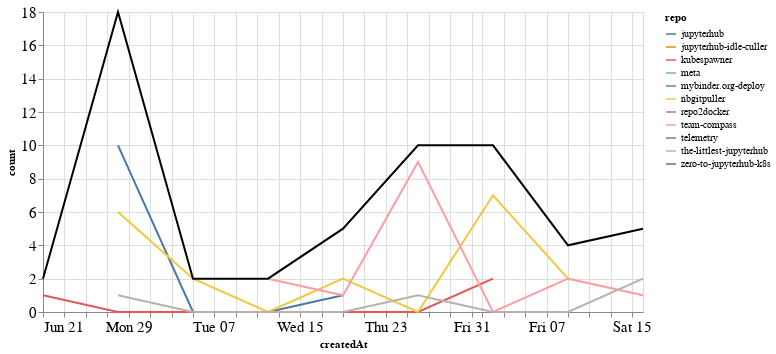

Source (notebook cell):
### Markdown cell above
## Comments

### Code cell
comments_time = comments.groupby('repo').resample('W', on='createdAt').count()['author'].reset_index()
comments_time = comments_time.rename(columns={'author': 'count'})
comments_time_total = comments_time.groupby('createdAt').agg({"count": "sum"}).reset_index()
ch1 = alt.Chart(comments_time, width=600).mark_line().encode(
    x='createdAt',
    y='count',
    color='repo',
    tooltip="repo"
)

ch2 = alt.Chart(comments_time_total, width=600).mark_line(color="black").encode(
    x='createdAt',
    y='count',
)

ch1 + ch2

### Figure 1 — Vega-Lite specification as saved in the notebook (floating-point values rounded to 4 significant figures)
{"config": {"axisLeft": {"labelFontSize": 15}, "axisBottom": {"labelFontSize": 15}}, "layer": [{"data": {"name": "data-87a8564bd90184ad21d4c792d135851f"}, "mark": "line", "encoding": {"color": {"type": "nominal", "field": "repo"}, "tooltip": {"type": "nominal", "field": "repo"}, "x": {"type": "temporal", "field": "createdAt"}, "y": {"type": "quantitative", "field": "count"}}, "width": 600}, {"data": {"name": "data-8785ea8f54bf3e76167a539737b92547"}, "mark": {"type": "line", "color": "black"}, "encoding": {"x": {"type": "temporal", "field": "createdAt"}, "y": {"type": "quantitative", "field": "count"}}, "width": 600}], "$schema": "https://vega.github.io/schema/vega-lite/v4.8.1.json", "datasets": {"data-87a8564bd90184ad21d4c792d135851f": [{"repo": "jupyterhub", "createdAt": "2020-06-28T00:00:00", "count": 10}, {"repo": "jupyterhub", "createdAt": "2020-07-05T00:00:00", "count": 0}, {"repo": "jupyterhub", "createdAt": "2020-07-12T00:00:00", "count": 0}, {"repo": "jupyterhub", "createdAt": "2020-07-19T00:00:00", "count": 1}, {"repo": "jupyterhub-idle-culler", "createdAt": "2020-08-16T00:00:00", "count": 1}, {"repo": "kubespawner", "createdAt": "2020-06-21T00:00:00", "count": 1}, {"repo": "kubespawner", "createdAt": "2020-06-28T00:00:00", "count": 0}, {"repo": "kubespawner", "createdAt": "2020-07-05T00:00:00", "count": 0}, {"repo": "kubespawner", "createdAt": "2020-07-12T00:00:00", "count": 0}, {"repo": "kubespawner", "createdAt": "2020-07-19T00:00:00", "count": 0}, {"repo": "kubespawner", "createdAt": "2020-07-26T00:00:00", "count": 0}, {"repo": "kubespawner", "createdAt": "2020-08-02T00:00:00", "count": 2}, {"repo": "meta", "createdAt": "2020-06-28T00:00:00", "count": 1}, {"repo": "mybinder.org-deploy", "createdAt": "2020-06-21T00:00:00", "count": 1}, {"repo": "nbgitpuller", "createdAt": "2020-06-28T00:00:00", "count": 6}, {"repo": "nbgitpuller", "createdAt": "2020-07-05T00:00:00", "count": 2}, {"repo": "nbgitpuller", "createdAt": "2020-07-12T00:00:00", "count": 0}, {"repo": "nbgitpuller", "createdAt": "2020-07-19T00:00:00", "count": 2}, {"repo": "nbgitpuller", "createdAt": "2020-07-26T00:00:00", "count": 0}, {"repo": "nbgitpuller", "createdAt": "2020-08-02T00:00:00", "count": 7}, {"repo": "nbgitpuller", "createdAt": "2020-08-09T00:00:00", "count": 2}, {"repo": "repo2docker", "createdAt": "2020-07-19T00:00:00", "count": 1}, {"repo": "team-compass", "createdAt": "2020-07-12T00:00:00", "count": 2}, {"repo": "team-compass", "createdAt": "2020-07-19T00:00:00", "count": 1}, {"repo": "team-compass", "createdAt": "2020-07-26T00:00:00", "count": 9}, {"repo": "team-compass", "createdAt": "2020-08-02T00:00:00", "count": 0}, {"repo": "team-compass", "createdAt": "2020-08-09T00:00:00", "count": 2}, {"repo": "team-compass", "createdAt": "2020-08-16T00:00:00", "count": 1}, {"repo": "telemetry", "createdAt": "2020-08-16T00:00:00", "count": 1}, {"repo": "the-littlest-jupyterhub", "createdAt": "2020-06-28T00:00:00", "count": 1}, {"repo": "the-littlest-jupyterhub", "createdAt": "2020-07-05T00:00:00", "count": 0}, {"repo": "the-littlest-jupyterhub", "createdAt": "2020-07-12T00:00:00", "count": 0}, {"repo": "the-littlest-jupyterhub", "createdAt": "2020-07-19T00:00:00", "count": 0}, {"repo": "the-littlest-jupyterhub", "createdAt": "2020-07-26T00:00:00", "count": 1}, {"repo": "the-littlest-jupyterhub", "createdAt": "2020-08-02T00:00:00", "count": 0}, {"repo": "the-littlest-jupyterhub", "createdAt": "2020-08-09T00:00:00", "count": 0}, {"repo": "the-littlest-jupyterhub", "createdAt": "2020-08-16T00:00:00", "count": 2}, {"repo": "zero-to-jupyterhub-k8s", "createdAt": "2020-08-02T00:00:00", "count": 1}], "data-8785ea8f54bf3e76167a539737b92547": [{"createdAt": "2020-06-21T00:00:00", "count": 2}, {"createdAt": "2020-06-28T00:00:00", "count": 18}, {"createdAt": "2020-07-05T00:00:00", "count": 2}, {"createdAt": "2020-07-12T00:00:00", "count": 2}, {"createdAt": "2020-07-19T00:00:00", "count": 5}, {"createdAt": "2020-07-26T00:00:00", "count": 10}, {"createdAt": "2020-08-02T00:00:00", "count": 10}, {"createdAt": "2020-08-09T00:00:00", "count": 4}, {"createdAt": "2020-08-16T00:00:00", "count": 5}]}}
